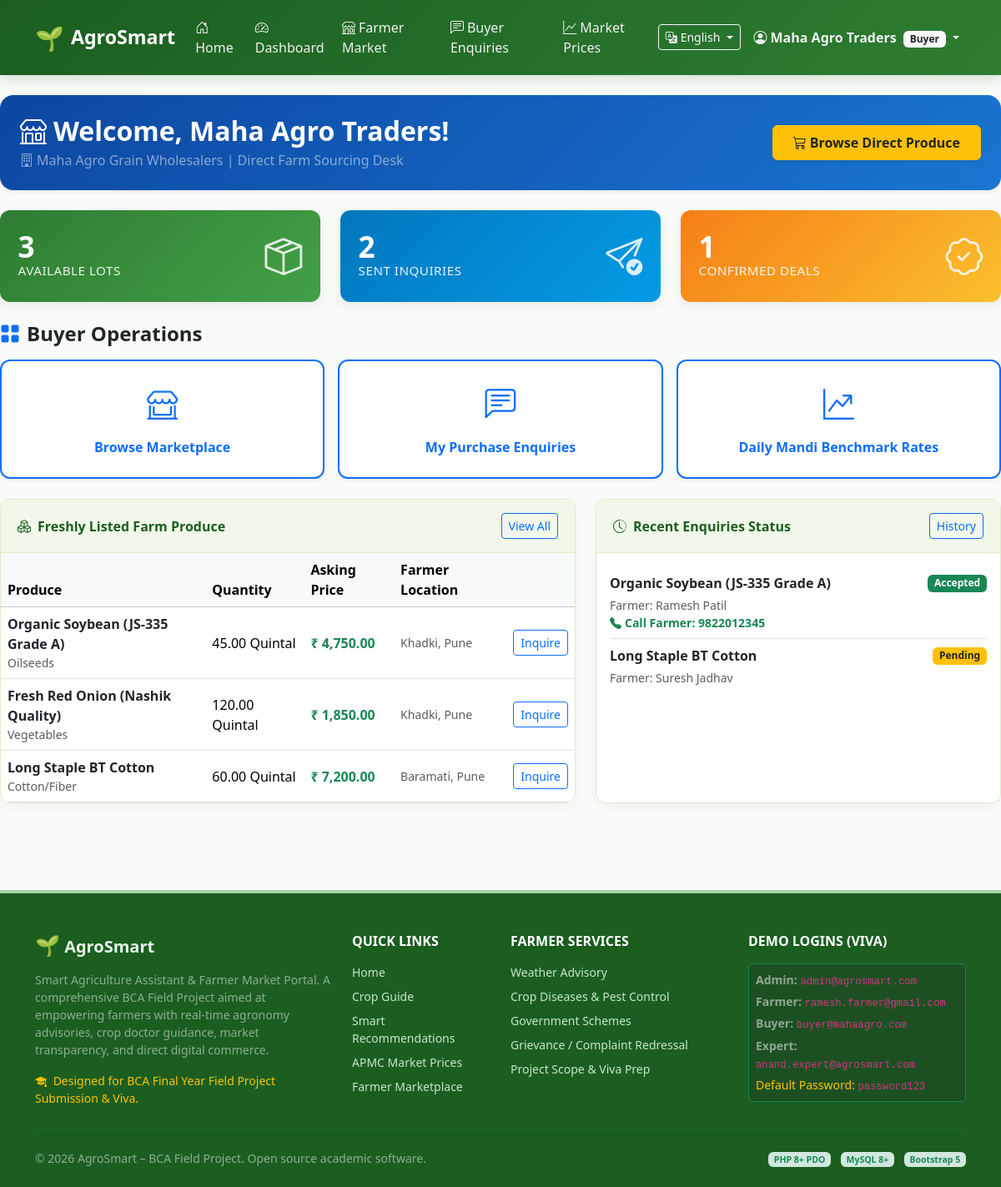
Screenshot of /buyer/dashboard.php (signed in) with the database file from the repository.
### tables this page shows
CREATE TABLE `products` (
  `product_id` INT AUTO_INCREMENT PRIMARY KEY,
  `farmer_id` INT NOT NULL,
  `product_name` VARCHAR(150) NOT NULL,
  `category` ENUM('Grains', 'Pulses', 'Oilseeds', 'Vegetables', 'Fruits', 'Cotton/Fiber', 'Spices') NOT NULL,
  `quantity` DECIMAL(10, 2) NOT NULL,
  `unit` VARCHAR(20) NOT NULL DEFAULT 'Quintal',
  `expected_price` DECIMAL(10, 2) NOT NULL COMMENT 'Price per unit in INR',
  `location` VARCHAR(150) NOT NULL,
  `description` TEXT NOT NULL,
  `photo` VARCHAR(255) DEFAULT 'default_crop.jpg',
  `status` ENUM('pending', 'approved', 'rejected', 'sold') NOT NULL DEFAULT 'pending',
  `created_at` DATETIME DEFAULT CURRENT_TIMESTAMP,
  CONSTRAINT `fk_product_farmer` FOREIGN KEY (`farmer_id`) REFERENCES `farmers` (`farmer_id`) ON DELETE CASCADE
);

CREATE TABLE `farmers` (
  `farmer_id` INT AUTO_INCREMENT PRIMARY KEY,
  `user_id` INT NOT NULL UNIQUE,
  `village` VARCHAR(100) NOT NULL,
  `district` VARCHAR(100) NOT NULL,
  `state` VARCHAR(100) NOT NULL DEFAULT 'Maharashtra',
  `land_area` DECIMAL(6, 2) NOT NULL COMMENT 'In Acres',
  `main_crop` VARCHAR(100) NOT NULL,
  `soil_type` VARCHAR(50) NOT NULL,
  `water_availability` ENUM('Rainfed', 'Canal', 'Well/Borewell', 'Drip Irrigation') NOT NULL,
  `created_at` DATETIME DEFAULT CURRENT_TIMESTAMP,
  CONSTRAINT `fk_farmer_user` FOREIGN KEY (`user_id`) REFERENCES `users` (`user_id`) ON DELETE CASCADE
);

CREATE TABLE `enquiries` (
  `enquiry_id` INT AUTO_INCREMENT PRIMARY KEY,
  `product_id` INT NOT NULL,
  `buyer_id` INT NOT NULL,
  `farmer_id` INT NOT NULL,
  `message` TEXT NOT NULL,
  `quantity_required` DECIMAL(10, 2) NOT NULL,
  `status` ENUM('Pending', 'Accepted', 'Rejected') NOT NULL DEFAULT 'Pending',
  `created_at` DATETIME DEFAULT CURRENT_TIMESTAMP,
  CONSTRAINT `fk_enquiry_product` FOREIGN KEY (`product_id`) REFERENCES `products` (`product_id`) ON DELETE CASCADE,
  CONSTRAINT `fk_enquiry_buyer` FOREIGN KEY (`buyer_id`) REFERENCES `buyers` (`buyer_id`) ON DELETE CASCADE,
  CONSTRAINT `fk_enquiry_farmer` FOREIGN KEY (`farmer_id`) REFERENCES `farmers` (`farmer_id`) ON DELETE CASCADE
);

CREATE TABLE `users` (
  `user_id` INT AUTO_INCREMENT PRIMARY KEY,
  `name` VARCHAR(100) NOT NULL,
  `email` VARCHAR(150) NOT NULL UNIQUE,
  `mobile` VARCHAR(15) NOT NULL,
  `password` VARCHAR(255) NOT NULL,
  `role` ENUM('farmer', 'buyer', 'expert', 'admin') NOT NULL DEFAULT 'farmer',
  `status` ENUM('active', 'blocked') NOT NULL DEFAULT 'active',
  `created_at` DATETIME DEFAULT CURRENT_TIMESTAMP
);

### includes/functions.php (called while the page is built, shortened)
<?php
function e($string) {
    return htmlspecialchars((string)$string, ENT_QUOTES, 'UTF-8');
}

### buyer/dashboard.php (the view, shortened to what this page needs)
<?php
require_once __DIR__ . '/../includes/header.php';
$buyerId = $_SESSION['buyer_id'] ?? 0;
$pdo = getDBConnection();
$activeProductsCount = $pdo->query("SELECT COUNT(*) FROM products WHERE status = 'approved'")->fetchColumn() ?: 0;
$enquiriesStmt = $pdo->prepare("SELECT COUNT(*) FROM enquiries WHERE buyer_id = ?");
$enquiriesStmt->execute([$buyerId]);
$totalEnquiries = $enquiriesStmt->fetchColumn() ?: 0;
$acceptedEnquiriesStmt = $pdo->prepare("SELECT COUNT(*) FROM enquiries WHERE buyer_id = ? AND status = 'Accepted'");
$acceptedEnquiriesStmt->execute([$buyerId]);
$acceptedEnquiries = $acceptedEnquiriesStmt->fetchColumn() ?: 0;
$recentProductsStmt = $pdo->query("SELECT p.*, f.village, f.district, u.name as farmer_name FROM products p JOIN farmers f ON p.farmer_id = f.farmer_id JOIN users u ON f.user_id = u.user_id WHERE p.status = 'approved' ORDER BY p.created_at DESC LIMIT 4");
$recentProducts = $recentProductsStmt->fetchAll();
$myEnqStmt = $pdo->prepare("SELECT e.*, p.product_name, p.unit, p.expected_price, u.name as farmer_name, u.mobile as farmer_mobile FROM enquiries e JOIN products p ON e.product_id = p.product_id JOIN farmers f ON e.farmer_id = f.farmer_id JOIN users u ON f.user_id = u.user_id WHERE e.buyer_id = ? ORDER BY e.created_at DESC LIMIT 4");
$myEnqStmt->execute([$buyerId]);
$myRecentEnquiries = $myEnqStmt->fetchAll();
?>
<div class="card bg-primary text-white p-4 rounded-4 shadow-sm mb-4 border-0" style="background: linear-gradient(135deg, #0d47a1 0%, #1976d2 100%);">
  <div class="d-flex flex-column flex-md-row justify-content-between align-items-md-center">
    <div>
      <h2 class="fw-bold mb-1"><i class="bi bi-shop me-2"></i>Welcome, <?= e($_SESSION['name']) ?>!</h2>
      <p class="mb-0 text-white-50">
        <i class="bi bi-building me-1"></i><?= e($_SESSION['business_name'] ?? 'Agricultural Trading Firm') ?> | Direct Farm Sourcing Desk
      </p>
    </div>
    <div class="mt-3 mt-md-0">
      <a href="<?= BASE_URL ?>/buyer/marketplace.php" class="btn btn-warning text-dark fw-bold px-4 py-2 shadow-sm">
        <i class="bi bi-cart3 me-1"></i>Browse Direct Produce
      </a>
    </div>
  </div>
</div>
<div class="row g-4 mb-4">
  <div class="col-md-4">
    <div class="metric-card metric-green">
      <div>
        <div class="metric-number"><?= $activeProductsCount ?></div>
        <div class="metric-title">Available Lots</div>
      </div>
      <i class="bi bi-box-seam metric-icon"></i>
    </div>
  </div>
  <div class="col-md-4">
    <div class="metric-card metric-blue">
      <div>
        <div class="metric-number"><?= $totalEnquiries ?></div>
        <div class="metric-title">Sent Inquiries</div>
      </div>
      <i class="bi bi-send-check metric-icon"></i>
    </div>
  </div>
  <div class="col-md-4">
    <div class="metric-card metric-gold">
      <div>
        <div class="metric-number"><?= $acceptedEnquiries ?></div>
        <div class="metric-title">Confirmed Deals</div>
      </div>
      <i class="bi bi-patch-check metric-icon"></i>
    </div>
  </div>
</div>
<h4 class="fw-bold text-dark mb-3"><i class="bi bi-grid-fill me-2 text-primary"></i>Buyer Operations</h4>
<div class="row g-3 mb-4">
  <div class="col-md-4">
    <a href="<?= BASE_URL ?>/buyer/marketplace.php" class="farmer-action-btn shadow-sm text-primary border-primary">
      <i class="bi bi-shop-window text-primary"></i>
      <span>Browse Marketplace</span>
    </a>
  </div>
  <div class="col-md-4">
    <a href="<?= BASE_URL ?>/buyer/my_enquiries.php" class="farmer-action-btn shadow-sm text-primary border-primary">
      <i class="bi bi-chat-left-text text-primary"></i>
      <span>My Purchase Enquiries</span>
    </a>
  </div>
  <div class="col-md-4">
    <a href="<?= BASE_URL ?>/admin/market_prices.php" class="farmer-action-btn shadow-sm text-primary border-primary">
      <i class="bi bi-graph-up-arrow text-primary"></i>
      <span>Daily Mandi Benchmark Rates</span>
    </a>
  </div>
</div>
<div class="row g-4 mb-4">
  <div class="col-lg-7">
    <div class="card card-agro h-100">
      <div class="card-agro-header d-flex justify-content-between align-items-center">
        <span><i class="bi bi-boxes me-2"></i>Freshly Listed Farm Produce</span>
        <a href="<?= BASE_URL ?>/buyer/marketplace.php" class="btn btn-sm btn-outline-primary">View All</a>
      </div>
      <div class="card-body p-0">
        <?php if (empty($recentProducts)): ?>
          <div class="p-4 text-center text-muted">No active produce listed at the moment.</div>
        <?php else: ?>
          <div class="table-responsive">
            <table class="table table-hover align-middle mb-0">
              <thead class="table-light">
                <tr>
                  <th>Produce</th>
                  <th>Quantity</th>
                  <th>Asking Price</th>
                  <th>Farmer Location</th>
                  <th></th>
                </tr>
              </thead>
              <tbody>
                <?php foreach ($recentProducts as $rp): ?>
                  <tr>
                    <td>
                      <strong class="text-dark"><?= e($rp['product_name']) ?></strong>
                      <div class="small text-muted"><?= e($rp['category']) ?></div>
                    </td>
                    <td><?= e($rp['quantity']) ?> <?= e($rp['unit']) ?></td>
                    <td class="text-success fw-bold">₹ <?= number_format($rp['expected_price'], 2) ?></td>
                    <td class="small text-muted"><?= e($rp['village']) ?>, <?= e($rp['district']) ?></td>
                    <td class="text-end">
                      <a href="<?= BASE_URL ?>/buyer/marketplace.php?highlight=<?= $rp['product_id'] ?>" class="btn btn-sm btn-outline-primary">Inquire</a>
                    </td>
                  </tr>
                <?php endforeach; ?>
              </tbody>
            </table>
          </div>
        <?php endif; ?>
      </div>
    </div>
  </div>
  <div class="col-lg-5">
    <div class="card card-agro h-100">
      <div class="card-agro-header d-flex justify-content-between align-items-center">
        <span><i class="bi bi-clock-history me-2"></i>Recent Enquiries Status</span>
        <a href="<?= BASE_URL ?>/buyer/my_enquiries.php" class="btn btn-sm btn-outline-primary">History</a>
      </div>
      <div class="card-body p-3">
        <?php if (empty($myRecentEnquiries)): ?>
          <div class="text-center py-4 text-muted">No enquiries sent yet.</div>
        <?php else: ?>
          <div class="list-group list-group-flush">
            <?php foreach ($myRecentEnquiries as $me): ?>
              <div class="list-group-item px-0 py-2">
                <div class="d-flex justify-content-between align-items-center mb-1">
                  <strong class="text-dark"><?= e($me['product_name']) ?></strong>
                  <span class="badge <?= $me['status'] === 'Accepted' ? 'bg-success' : ($me['status'] === 'Rejected' ? 'bg-danger' : 'bg-warning text-dark') ?>">
                    <?= e($me['status']) ?>
                  </span>
                </div>
                <div class="small text-muted">Farmer: <?= e($me['farmer_name']) ?></div>
                <?php if ($me['status'] === 'Accepted'): ?>
                  <div class="small text-success fw-semibold"><i class="bi bi-telephone-fill me-1"></i>Call Farmer: <?= e($me['farmer_mobile']) ?></div>
                <?php endif; ?>
              </div>
            <?php endforeach; ?>
          </div>
        <?php endif; ?>
      </div>
    </div>
  </div>
</div>
<?php require_once __DIR__ . '/../includes/footer.php'; ?>

### assets/css/style.css (style rules this page uses)
:root { --agro-primary: #2e7d32; --agro-primary-dark: #1b5e20; --agro-primary-light: #4caf50; --agro-bg-soft: #f1f8e9; --agro-accent-earth: #795548; --agro-accent-gold: #fbc02d; --agro-text-dark: #1f2937; --agro-border-subtle: #dcedc8; }
body { font-family: 'Segoe UI', system-ui, -apple-system, sans-serif; color: var(--agro-text-dark); background-color: #f9fbf9; min-height: 100vh; display: flex; flex-direction: column; }
.card-agro { border: 1px solid var(--agro-border-subtle); border-radius: 12px; background-color: #ffffff; box-shadow: 0 4px 12px rgba(0, 0, 0, 0.04); transition: all 0.25s ease; overflow: hidden; }
.card-agro-header { background-color: #f1f8e9; border-bottom: 1px solid var(--agro-border-subtle); font-weight: 700; color: var(--agro-primary-dark); padding: 1rem 1.25rem; }
.metric-card { border-radius: 12px; padding: 1.35rem; color: #ffffff; display: flex; align-items: center; justify-content: space-between; box-shadow: 0 4px 14px rgba(0, 0, 0, 0.08); transition: transform 0.2s; }
.metric-card.metric-green { background: linear-gradient(135deg, #2e7d32 0%, #43a047 100%); }
.metric-card.metric-gold { background: linear-gradient(135deg, #f57f17 0%, #fbc02d 100%); }
.metric-card.metric-blue { background: linear-gradient(135deg, #0277bd 0%, #039be5 100%); }
.metric-number { font-size: 2.2rem; font-weight: 700; line-height: 1; }
.metric-title { font-size: 0.95rem; text-transform: uppercase; letter-spacing: 0.5px; opacity: 0.9; }
.metric-icon { font-size: 2.8rem; opacity: 0.85; }
.farmer-action-btn { display: flex; flex-direction: column; align-items: center; justify-content: center; padding: 1.5rem 1rem; border-radius: 12px; background-color: #ffffff; border: 2px solid #c8e6c9; color: var(--agro-primary-dark); text-decoration: none; font-weight: 700; gap: 0.75rem; transition: all 0.2s ease; min-height: 125px; }
.farmer-action-btn i { font-size: 2.3rem; color: var(--agro-primary); }

### rows the page displays
products: product_name "Organic Soybean (JS-335 Grade A)", category "Oilseeds", quantity "45.00", unit "Quintal", expected_price "4,750.00", farmer.village "Khadki", farmer.district "Pune"
products: product_name "Fresh Red Onion (Nashik Quality)", category "Vegetables", quantity "120.00", unit "Quintal", expected_price "1,850.00", farmer.village "Khadki", farmer.district "Pune"
products: product_name "Long Staple BT Cotton", category "Cotton/Fiber", quantity "60.00", unit "Quintal", expected_price "7,200.00", farmer.village "Baramati", farmer.district "Pune"
enquiries: product.product_name "Organic Soybean (JS-335 Grade A)", status "Accepted", users.name "Ramesh Patil", users.mobile "9822012345"
enquiries: product.product_name "Long Staple BT Cotton", status "Pending", users.name "Suresh Jadhav"

### other values shown
__('nav_home') "Home"
__('nav_dashboard') "Dashboard"
__('nav_marketplace') "Farmer Market"
__('nav_enquiries') "Buyer Enquiries"
__('nav_market_prices') "Market Prices"
$userName "Maha Agro Traders"
$userRole "Buyer"
$_SESSION['name'] "Maha Agro Traders"
$_SESSION['business_name'] "Maha Agro Grain Wholesalers"
$activeProductsCount "3"
$totalEnquiries "2"
$acceptedEnquiries "1"
